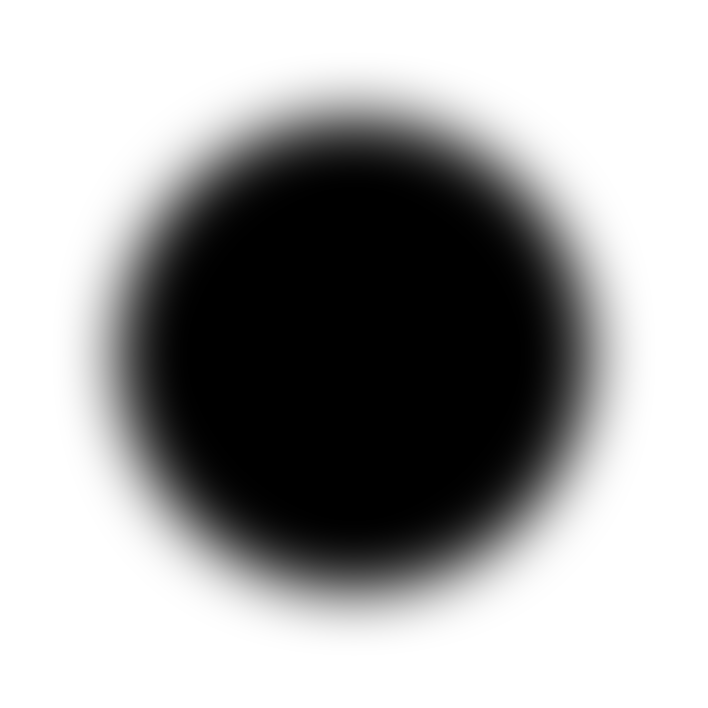
%> input picture Testing/Data/CMU/PreciseCameraCalibration/packagedCode/gcircleFilter.bmp, 708 x 708 px
$ octave --eval "CalibrateMain;"   (GNU Octave 9; MATLAB toolbox functions it lacks are replaced by stand-ins)
%> lines starting %> are read from the running program, lines starting %| are printed output that depends on the picture
### Testing/Data/CMU/PreciseCameraCalibration/packagedCode/createFilter2.m
%create optimal corelation fliter
% using digital integration of signal+gaussian
% Created by Ankudr Datta
% Modified by Mirai Higuchi

%assign parameters
kernelwid = min(dX,dY);
sigma = 3;
%inner_rad = radius/3;

%create filter
center = [(kernelwid+1)/2, (kernelwid+1)/2];
mid = kernelwid/2+0.5; %kernelwid has to be even

%load filter image
if (~exist('patt'))
    patt = 3;   %2/6 = 1/3 ring
else
    if (patt==0)
        patt = 2;
    end
end
circleFilter = double(imread('gcircleFilter.bmp'));
%> circleFilter: size 708x708 double; min 0, max 255, mean 166.1; mean of the top-left, top-right, bottom-left and bottom-right quarters 166.1, 166.1, 166.1, 166.1
ringFilter = double(imread(['gringFilter.bmp']));
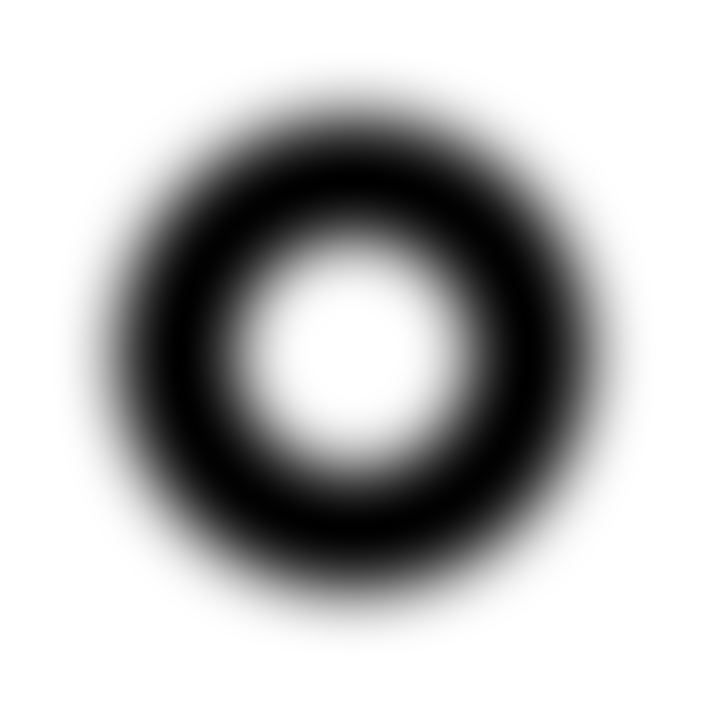
%> input picture Testing/Data/CMU/PreciseCameraCalibration/packagedCode/gringFilter.bmp, 708 x 708 px
%> ringFilter: size 708x708 double; min 0, max 255, mean 186.8; mean of the top-left, top-right, bottom-left and bottom-right quarters 186.8, 186.8, 186.8, 186.8

%flip filter
circleFilter = 255 - circleFilter;
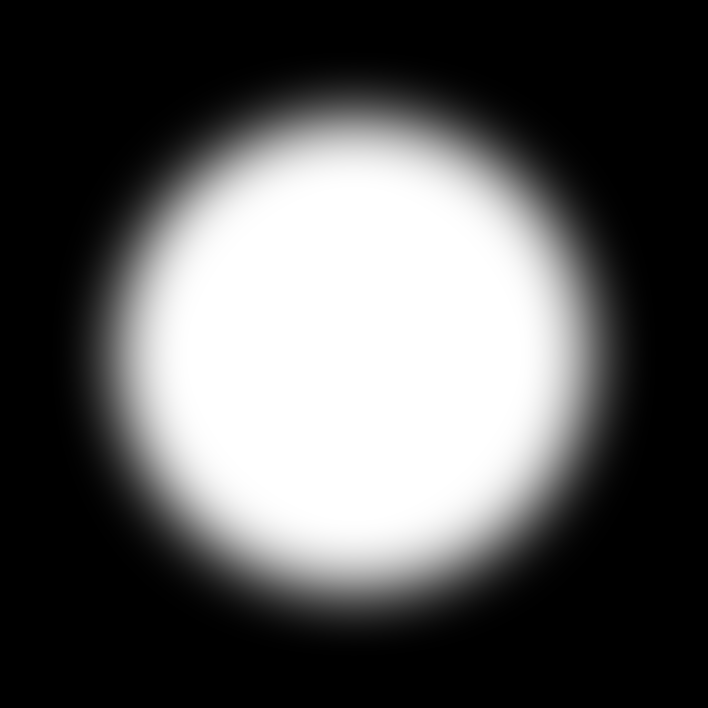
%> circleFilter: size 708x708 double; min 0, max 255, mean 88.9
ringFilter = 255 - ringFilter;
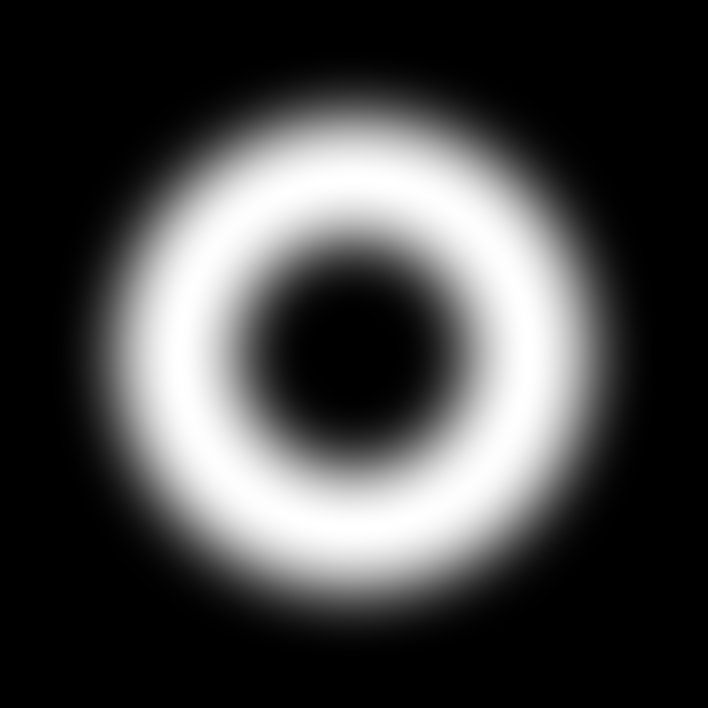
%> ringFilter: size 708x708 double; min 0, max 255, mean 68.2

%smooth kernel
dist = zeros(sigma*2+1, sigma*2+1);
for loop_x = -sigma: sigma
    for loop_y = -sigma: sigma
%    dist = [-3 -2 -1 0 1 2 3];
        dist(loop_y+sigma+1, loop_x+sigma+1) = sqrt(loop_y^2+loop_x^2);
    end
end
gau = (1/(sqrt(2*pi)*sigma))*exp(-dist.^2/(2*sigma^2)); %guassian (7*7)

%define cross filter for square correlation
for row=1:kernelwid
    for col = 1:kernelwid
        if (row < mid)
            if (col<mid)
                crossFilterBlackTL(row,col) = 0;
                crossFilterWhiteTL(row,col) = 255;
            else
                crossFilterBlackTL(row,col) = 255;
                crossFilterWhiteTL(row,col) = 0;
            end
        else
            if (col<mid)
                crossFilterBlackTL(row,col) = 255;
                crossFilterWhiteTL(row,col) = 0;
            else
                crossFilterBlackTL(row,col) = 0;
                crossFilterWhiteTL(row,col) = 255;
            end
        end
    end
end
crossFilterBlackTL = conv2(crossFilterBlackTL, gau, 'same');
crossFilterBlackTL = conv2(crossFilterBlackTL, gau', 'same');
crossFilterWhiteTL = conv2(crossFilterWhiteTL, gau, 'same');
crossFilterWhiteTL = conv2(crossFilterWhiteTL, gau', 'same');


% %display filter
% figure;
% imagesc(circleBoard);
% pixval;
% figure;
% imagesc(ringBoard);
% pixval;

### Testing/Data/CMU/PreciseCameraCalibration/packagedCode/CalibrateMain.m
function CalibrateMain();
%CalibrateMain
%Created by Ankur Datta
%Modified by Mirai Higuchi
%
%Main calibration function to load input data.
%Please custumize this function.

close all;
clear all;

addpath(genpath('TOOLBOX_calib'));

% setting appropriate ring flag:
data_flag = 0; % 1 for real datasets; % 0 for synthetic datasets

% setting variable
N_ima = 10; % number of images
numIter = 5;% number of iterations

dX = 48; %distance between control points (x-axis)[mm]
dY = 48; %distance between control points (x-axis)[mm]
string = sprintf('dX and dY set at: %f %f', dX, dY);
disp(string);
dx = 10; %number of control points (x-axis)
dy = 7;  %number of control points (y-axis)

%create Filters for circle and ring
createFilter2;

%buffer for input images
img_arr = cell(1,N_ima);
%buffer for ground truth of control points
fp_coordinate_arr = cell(1,N_ima);
%Bounding box
boundingbox = zeros(8, N_ima);
for loop_pt = 1:1
    if loop_pt == 1
        filePrefix = 'checker_';
        %directoryName1 = '/Users/mirai/Data/SourceCode/Calibration/images/checker1/'; %for Mac
        %directoryName2 = '/Users/mirai/Data/SourceCode/Calibration/images/checker2/'; %for Mac
        directoryName1 = 'C:\user\higuchi\SyntheticData_work\checker1\'; %for windows
        directoryName2 = 'C:\user\higuchi\SyntheticData_work\checker2\'; %for windows
        %0 for circle pattern; 1 for ring pattern; % -1 for square
        concentric_flag = -1;
        %0 for Bundle Adjustment; 1 for Weighted Bundle Adjustment
        optimization_flag = 0;% Only 0
        %0 for don't remove outlier; 1 for remove outlier
        outlier_flag = 0;
        outputname = 'ankur'; % output filename for debug & evaluation
    elseif loop_pt == 2
        filePrefix = 'circle_';
        %directoryName1 = '/Users/mirai/Data/SourceCode/Calibration/images/circle1/'; %for Mac
        %directoryName2 = '/Users/mirai/Data/SourceCode/Calibration/images/circle2/'; %for Mac
        directoryName1 = 'C:\user\higuchi\SyntheticData_work\circle1\'; %for windows
        directoryName2 = 'C:\user\higuchi\SyntheticData_work\circle2\'; %for windows
        %0 for circle pattern; 1 for ring pattern; % -1 for square
        concentric_flag = 0;
        %0 for Bundle Adjustment; 1 for Weighted Bundle Adjustment
        optimization_flag = 1;
        %0 for don't remove outlier; 1 for remove outlier
        outlier_flag = 0;
        outputname = 'weighted'; % output filename for debug & evaluation
    elseif loop_pt == 3
        filePrefix = 'ring_';
        directoryName1 = '/Users/mirai/Data/SourceCode/Sample/Ankur/AnkurCalibration/images/data8/ring1/'; %for Mac
        directoryName2 = '/Users/mirai/Data/SourceCode/Sample/Ankur/AnkurCalibration/images/data8/ring2/'; %for Mac
        directoryName1 = 'C:\user\higuchi\SyntheticData_work\ring1\'; %for windows
        directoryName2 = 'C:\user\higuchi\SyntheticData_work\ring2\'; %for windows
        %0 for circle pattern; 1 for ring pattern; % -1 for square
        concentric_flag = 1;
        %0 for Bundle Adjustment; 1 for Weighted Bundle Adjustment
        optimization_flag = 1;
        %0 for don't remove outlier; 1 for remove outlier
        outlier_flag = 0;
        outputname = 'weighted'; % output filename for debug & evaluation
    end

    for loop_deg = 45:-15:15
        for loop_rz = -5:5:5
            for loop_pose =0: 1
                if loop_deg == 45 && loop_pose == 1
                    continue;
                end
                for loop_img=1: N_ima;
                    if loop_img <=5
                        directoryName0 = directoryName1;
                    else
                        directoryName0 = directoryName2;
                    end

                    foldername = [num2str(loop_deg),'_rz',num2str(loop_rz),'/',num2str(loop_pose),'/'];
                    if loop_pose == 0
                        if loop_img == 1 || loop_img == 6
                            first = '0';
                            second = [num2str(loop_deg)];
                        elseif loop_img == 2 || loop_img == 7
                            first = '0';
                            second = [num2str(-1*loop_deg)];
                        elseif loop_img == 3 || loop_img == 8
                            second = '0';
                            first = [num2str(loop_deg)];
                        elseif loop_img == 4 || loop_img == 9
                            second = '0';
                            first = [num2str(-1*loop_deg)];
                        else
                            first = '0';
                            second ='0';
                        end
                        filename = [ filePrefix, first, '_' second,'_', num2str(loop_rz)];
                    else
                        if loop_img == 1 || loop_img == 6
                            first = [num2str(loop_deg)];
                            second = [num2str(loop_deg)];
                        elseif loop_img == 2 || loop_img == 7
                            first = [num2str(loop_deg)];
                            second = [num2str(-1*loop_deg)];
                        elseif loop_img == 3 || loop_img == 8
                            first = ['-',num2str(loop_deg)];
                            second = [num2str(loop_deg)];
                        elseif loop_img == 4 || loop_img == 9
                            first = ['-',num2str(loop_deg)];
                            second = [num2str(-1*loop_deg)];
                        else
                            first = '0';
                            second ='0';
                        end
                        filename = [ filePrefix, first, '_' second,'_', num2str(loop_rz)];
                    end

                    string = [directoryName0, foldername, filename, '_.bmp'];
                    disp(string);
%> (the run ends here)
